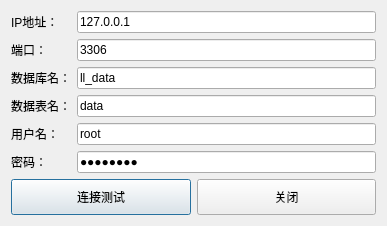
<?xml version="1.0" encoding="UTF-8"?>
<ui version="4.0">
 <class>CONN_Dialog</class>
 <widget class="QDialog" name="CONN_Dialog">
  <property name="geometry">
   <rect>
    <x>0</x>
    <y>0</y>
    <width>387</width>
    <height>226</height>
   </rect>
  </property>
  <property name="windowTitle">
   <string>连接数据库</string>
  </property>
  <layout class="QVBoxLayout" name="verticalLayout_3">
   <item>
    <layout class="QHBoxLayout" name="horizontalLayout_2">
     <item>
      <layout class="QVBoxLayout" name="verticalLayout_2">
       <item>
        <widget class="QLabel" name="label">
         <property name="text">
          <string>IP地址：</string>
         </property>
        </widget>
       </item>
       <item>
        <widget class="QLabel" name="label_2">
         <property name="text">
          <string>端口：</string>
         </property>
        </widget>
       </item>
       <item>
        <widget class="QLabel" name="label_5">
         <property name="text">
          <string>数据库名：</string>
         </property>
        </widget>
       </item>
       <item>
        <widget class="QLabel" name="label_6">
         <property name="text">
          <string>数据表名：</string>
         </property>
        </widget>
       </item>
       <item>
        <widget class="QLabel" name="label_3">
         <property name="text">
          <string>用户名：</string>
         </property>
        </widget>
       </item>
       <item>
        <widget class="QLabel" name="label_4">
         <property name="text">
          <string>密码：</string>
         </property>
        </widget>
       </item>
      </layout>
     </item>
     <item>
      <layout class="QVBoxLayout" name="verticalLayout">
       <item>
        <widget class="QLineEdit" name="lineEdit_ip">
         <property name="text">
          <string>127.0.0.1</string>
         </property>
        </widget>
       </item>
       <item>
        <widget class="QLineEdit" name="lineEdit_port">
         <property name="inputMask">
          <string/>
         </property>
         <property name="text">
          <string>3306</string>
         </property>
        </widget>
       </item>
       <item>
        <widget class="QLineEdit" name="lineEdit_db">
         <property name="text">
          <string>ll_data</string>
         </property>
        </widget>
       </item>
       <item>
        <widget class="QLineEdit" name="lineEdit_tab_name">
         <property name="text">
          <string>data</string>
         </property>
        </widget>
       </item>
       <item>
        <widget class="QLineEdit" name="lineEdit_user">
         <property name="text">
          <string>root</string>
         </property>
        </widget>
       </item>
       <item>
        <widget class="QLineEdit" name="lineEdit_passwd">
         <property name="text">
          <string>24641314</string>
         </property>
         <property name="echoMode">
          <enum>QLineEdit::Password</enum>
         </property>
        </widget>
       </item>
      </layout>
     </item>
    </layout>
   </item>
   <item>
    <layout class="QHBoxLayout" name="horizontalLayout">
     <item>
      <widget class="QPushButton" name="pushButton_test">
       <property name="sizePolicy">
        <sizepolicy hsizetype="Minimum" vsizetype="Preferred">
         <horstretch>0</horstretch>
         <verstretch>0</verstretch>
        </sizepolicy>
       </property>
       <property name="text">
        <string>连接测试</string>
       </property>
      </widget>
     </item>
     <item>
      <widget class="QPushButton" name="pushButton_cancle">
       <property name="sizePolicy">
        <sizepolicy hsizetype="Minimum" vsizetype="Preferred">
         <horstretch>0</horstretch>
         <verstretch>0</verstretch>
        </sizepolicy>
       </property>
       <property name="text">
        <string>关闭</string>
       </property>
      </widget>
     </item>
    </layout>
   </item>
  </layout>
 </widget>
 <resources/>
 <connections/>
</ui>
